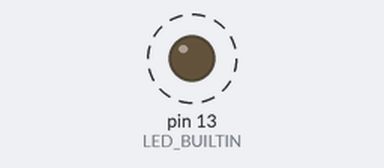
The sketch below on a simulated Arduino Uno, built with avr-gcc and run on an emulated ATmega328P. Shown: output pins drawn as LEDs (lit = HIGH). Dashed ring = blinking. What the sketch prints to the serial monitor is not drawn.

Above: at 0.5 s.
Timing chart, 0 to 4.6 s (numbered marks = the images above):
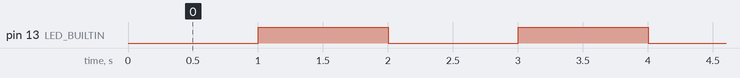

Measured:
- by itself, pin 13 (LED_BUILTIN): alternates HIGH for 1.0 s and LOW for 1.0 s

The sketch:

LED_Blink.ino
```cpp
// Blink LED built-in (GPIO2)
void setup() {
  pinMode(LED_BUILTIN, OUTPUT);  // LED_BUILTIN = GPIO2
  Serial.begin(115200);
  Serial.println("ESP8266 berhasil terhubung!");
}

void loop() {
  digitalWrite(LED_BUILTIN, LOW);   // LED ON (active low!)
  Serial.println("LED ON");
  delay(1000);

  digitalWrite(LED_BUILTIN, HIGH);  // LED OFF
  Serial.println("LED OFF");
  delay(1000);
}
```
